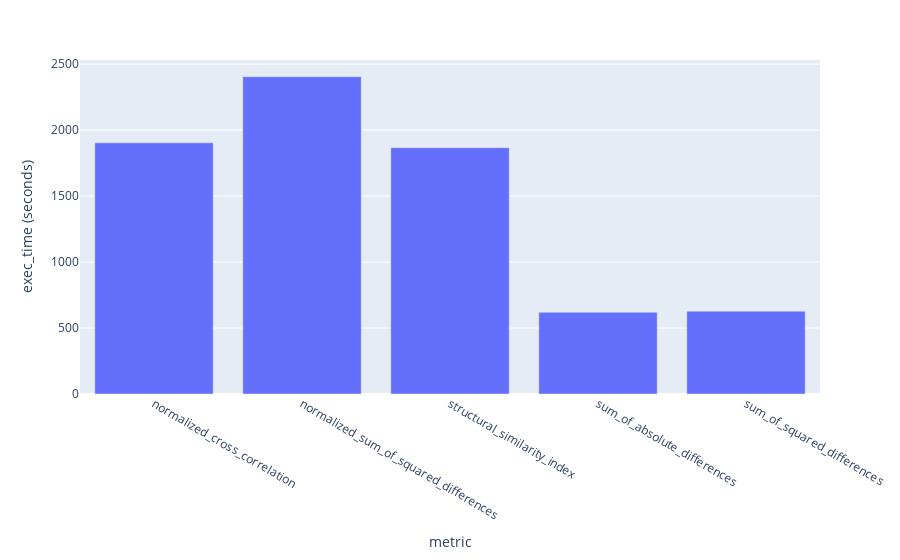

Notebook source saved alongside this figure:
### Code cell
d_metrics_exec_time = df.groupby('metric')[['execution_time']].sum().to_dict()

data = {
    'metric': list(d_metrics_exec_time.keys()),
    'exec_time (seconds)': list(d_metrics_exec_time.values())
}
colors = dict(zip(d_metrics_exec_time.keys(), ['red', 'orange', 'blue', 'green']))

fig = px.bar(data, x='metric', y='exec_time (seconds)', color_discrete_map=colors)
fig.show()

### Figure 1 — Plotly figure (JSON) as saved in the notebook; plotly's stock layout.template omitted (floating-point values rounded to 4 significant figures)
{"data": [{"alignmentgroup": "True", "hovertemplate": "metric=%{x}<br>exec_time (seconds)=%{y}<extra></extra>", "legendgroup": "", "marker": {"color": "#636efa", "pattern": {"shape": ""}}, "name": "", "offsetgroup": "", "orientation": "v", "showlegend": false, "textposition": "auto", "type": "bar", "x": ["normalized_cross_correlation", "normalized_sum_of_squared_differences", "structural_similarity_index", "sum_of_absolute_differences", "sum_of_squared_differences"], "xaxis": "x", "y": [1904.0, 2405.0, 1866.0, 619.1, 628.1], "yaxis": "y"}], "layout": {"barmode": "relative", "legend": {"tracegroupgap": 0}, "margin": {"t": 60}, "xaxis": {"anchor": "y", "domain": [0, 1], "title": {"text": "metric"}}, "yaxis": {"anchor": "x", "domain": [0, 1], "title": {"text": "exec_time (seconds)"}}}}
